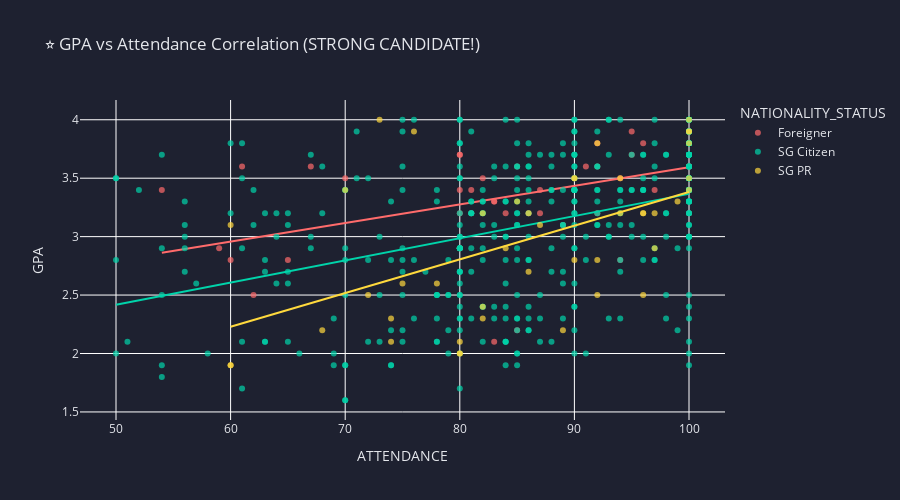

The notebook cell this image was saved under:
### Code cell
# CHART 7: GPA vs Attendance Scatter (THE WINNER CANDIDATE!)
df_scatter = df_master.dropna(subset=['GPA', 'ATTENDANCE', 'NATIONALITY_STATUS'])

fig = px.scatter(
    df_scatter,
    x='ATTENDANCE',
    y='GPA',
    color='NATIONALITY_STATUS',
    title='⭐ GPA vs Attendance Correlation (STRONG CANDIDATE!)',
    trendline='ols',
    color_discrete_map=COLORS_NATIONALITY,
    opacity=0.7
)

fig.update_layout(
    plot_bgcolor=COLORS['bg'],
    paper_bgcolor=COLORS['bg'],
    font=dict(color=COLORS['text']),
    height=500
)

correlation = df_scatter['GPA'].corr(df_scatter['ATTENDANCE'])
fig.show()
print(f"💡 INSIGHT: Correlation = {correlation:.3f} - {'STRONG' if abs(correlation) > 0.5 else 'MODERATE'} relationship!")
print("⭐ RECOMMENDATION: This is a WINNER for your dashboard!")

### Figure 1 — Plotly figure (JSON) as saved in the notebook; plotly's stock layout.template omitted (floating-point values rounded to 4 significant figures; data arrays with more than 128 entries replaced by an {"elided": "..."} marker saying what was removed)
{"data": [{"hovertemplate": "NATIONALITY_STATUS=Foreigner<br>ATTENDANCE=%{x}<br>GPA=%{y}<extra></extra>", "legendgroup": "Foreigner", "marker": {"color": "#ff6b6b", "opacity": 0.7, "symbol": "circle"}, "mode": "markers", "name": "Foreigner", "orientation": "v", "showlegend": true, "type": "scatter", "x": [100.0, 100.0, 80.0, 100.0, 100.0, 91.0, 100.0, 100.0, 80.0, 82.0, 83.0, 100.0, 83.0, 97.0, 92.0, 85.0, 83.0, 80.0, 61.0, 85.0, 95.0, 81.0, 70.0, 100.0, 89.0, 86.0, 100.0, 87.0, 100.0, 100.0, 90.0, 95.0, 87.0, 100.0, 80.0, 100.0, 100.0, 100.0, 59.0, 67.0, 100.0, 80.0, 54.0, 94.0, 60.0, 100.0, 90.0, 92.0, 100.0, 94.0, 84.0, 100.0, 96.0, 81.0, 92.0, 65.0, 80.0, 62.0, 80.0, 100.0, 100.0], "xaxis": "x", "y": [3.5, 3.6, 3.7, 3.3, 3.2, 3.6, 3.9, 3.8, 3.7, 3.5, 3.3, 3.4, 3.3, 3.4, 3.8, 2.2, 2.1, 2.9, 3.6, 3.6, 3.9, 3.4, 3.5, 3.9, 3.1, 3.2, 3.9, 3.2, 3.4, 3.9, 3.5, 3.7, 3.4, 3.6, 2.9, 3.5, 3.6, 3.9, 2.9, 3.6, 3.8, 3.4, 3.4, 3.5, 2.8, 3.8, 3.4, 3.2, 3.6, 2.8, 3.2, 3.4, 3.8, 3.2, 3.6, 2.8, 3.2, 2.5, 2.9, 4.0, 3.9], "yaxis": "y"}, {"hovertemplate": "<b>OLS trendline</b><br>GPA = 0.0159143 * ATTENDANCE + 2.00177<br>R<sup>2</sup>=0.242204<br><br>NATIONALITY_STATUS=Foreigner<br>ATTENDANCE=%{x}<br>GPA=%{y} <b>(trend)</b><extra></extra>", "legendgroup": "Foreigner", "marker": {"color": "#ff6b6b", "symbol": "circle"}, "mode": "lines", "name": "Foreigner", "showlegend": false, "type": "scatter", "x": [54.0, 59.0, 60.0, 61.0, 62.0, 65.0, 67.0, 70.0, 80.0, 80.0, 80.0, 80.0, 80.0, 80.0, 80.0, 81.0, 81.0, 82.0, 83.0, 83.0, 83.0, 84.0, 85.0, 85.0, 86.0, 87.0, 87.0, 89.0, 90.0, 90.0, 91.0, 92.0, 92.0, 92.0, 94.0, 94.0, 95.0, 95.0, 96.0, 97.0, 100.0, 100.0, 100.0, 100.0, 100.0, 100.0, 100.0, 100.0, 100.0, 100.0, 100.0, 100.0, 100.0, 100.0, 100.0, 100.0, 100.0, 100.0, 100.0, 100.0, 100.0], "xaxis": "x", "y": [2.861, 2.941, 2.957, 2.973, 2.988, 3.036, 3.068, 3.116, 3.275, 3.275, 3.275, 3.275, 3.275, 3.275, 3.275, 3.291, 3.291, 3.307, 3.323, 3.323, 3.323, 3.339, 3.354, 3.354, 3.37, 3.386, 3.386, 3.418, 3.434, 3.434, 3.45, 3.466, 3.466, 3.466, 3.498, 3.498, 3.514, 3.514, 3.53, 3.545, 3.593, 3.593, 3.593, 3.593, 3.593, 3.593, 3.593, 3.593, 3.593, 3.593, 3.593, 3.593, 3.593, 3.593, 3.593, 3.593, 3.593, 3.593, 3.593, 3.593, 3.593], "yaxis": "y"}, {"hovertemplate": "NATIONALITY_STATUS=SG Citizen<br>ATTENDANCE=%{x}<br>GPA=%{y}<extra></extra>", "legendgroup": "SG Citizen", "marker": {"color": "#00d4aa", "opacity": 0.7, "symbol": "circle"}, "mode": "markers", "name": "SG Citizen", "orientation": "v", "showlegend": true, "type": "scatter", "x": {"elided": "400 float values"}, "xaxis": "x", "y": {"elided": "400 float values"}, "yaxis": "y"}, {"hovertemplate": "<b>OLS trendline</b><br>GPA = 0.0189708 * ATTENDANCE + 1.46865<br>R<sup>2</sup>=0.158749<br><br>NATIONALITY_STATUS=SG Citizen<br>ATTENDANCE=%{x}<br>GPA=%{y} <b>(trend)</b><extra></extra>", "legendgroup": "SG Citizen", "marker": {"color": "#00d4aa", "symbol": "circle"}, "mode": "lines", "name": "SG Citizen", "showlegend": false, "type": "scatter", "x": {"elided": "400 float values"}, "xaxis": "x", "y": {"elided": "400 float values"}, "yaxis": "y"}, {"hovertemplate": "NATIONALITY_STATUS=SG PR<br>ATTENDANCE=%{x}<br>GPA=%{y}<extra></extra>", "legendgroup": "SG PR", "marker": {"color": "#ffd93d", "opacity": 0.7, "symbol": "circle"}, "mode": "markers", "name": "SG PR", "orientation": "v", "showlegend": true, "type": "scatter", "x": [80.0, 68.0, 74.0, 94.0, 85.0, 100.0, 92.0, 100.0, 73.0, 60.0, 80.0, 82.0, 80.0, 74.0, 96.0, 87.0, 97.0, 76.0, 100.0, 70.0, 75.0, 94.0, 90.0, 86.0, 60.0, 100.0, 100.0, 92.0, 96.0, 99.0, 82.0, 100.0, 86.0, 90.0, 90.0, 96.0, 72.0, 84.0, 92.0, 97.0, 60.0, 82.0, 89.0, 78.0], "xaxis": "x", "y": [2.1, 2.2, 2.3, 3.5, 3.3, 3.4, 3.8, 3.9, 4.0, 1.9, 2.0, 2.4, 2.0, 2.1, 2.5, 3.1, 3.2, 3.9, 3.5, 3.4, 2.6, 3.2, 3.5, 3.2, 3.1, 3.8, 3.9, 2.8, 3.2, 3.3, 3.2, 4.0, 2.7, 3.5, 2.8, 3.2, 2.5, 2.9, 2.5, 2.9, 1.9, 2.3, 2.2, 2.6], "yaxis": "y"}, {"hovertemplate": "<b>OLS trendline</b><br>GPA = 0.0288108 * ATTENDANCE + 0.500658<br>R<sup>2</sup>=0.281377<br><br>NATIONALITY_STATUS=SG PR<br>ATTENDANCE=%{x}<br>GPA=%{y} <b>(trend)</b><extra></extra>", "legendgroup": "SG PR", "marker": {"color": "#ffd93d", "symbol": "circle"}, "mode": "lines", "name": "SG PR", "showlegend": false, "type": "scatter", "x": [60.0, 60.0, 60.0, 68.0, 70.0, 72.0, 73.0, 74.0, 74.0, 75.0, 76.0, 78.0, 80.0, 80.0, 80.0, 82.0, 82.0, 82.0, 84.0, 85.0, 86.0, 86.0, 87.0, 89.0, 90.0, 90.0, 90.0, 92.0, 92.0, 92.0, 94.0, 94.0, 96.0, 96.0, 96.0, 97.0, 97.0, 99.0, 100.0, 100.0, 100.0, 100.0, 100.0, 100.0], "xaxis": "x", "y": [2.229, 2.229, 2.229, 2.46, 2.517, 2.575, 2.604, 2.633, 2.633, 2.661, 2.69, 2.748, 2.806, 2.806, 2.806, 2.863, 2.863, 2.863, 2.921, 2.95, 2.978, 2.978, 3.007, 3.065, 3.094, 3.094, 3.094, 3.151, 3.151, 3.151, 3.209, 3.209, 3.266, 3.266, 3.266, 3.295, 3.295, 3.353, 3.382, 3.382, 3.382, 3.382, 3.382, 3.382], "yaxis": "y"}], "layout": {"font": {"color": "#e4e6eb"}, "height": 500, "legend": {"title": {"text": "NATIONALITY_STATUS"}, "tracegroupgap": 0}, "paper_bgcolor": "#1e2130", "plot_bgcolor": "#1e2130", "title": {"text": "⭐ GPA vs Attendance Correlation (STRONG CANDIDATE!)"}, "xaxis": {"anchor": "y", "domain": [0, 1], "title": {"text": "ATTENDANCE"}}, "yaxis": {"anchor": "x", "domain": [0, 1], "title": {"text": "GPA"}}}}
